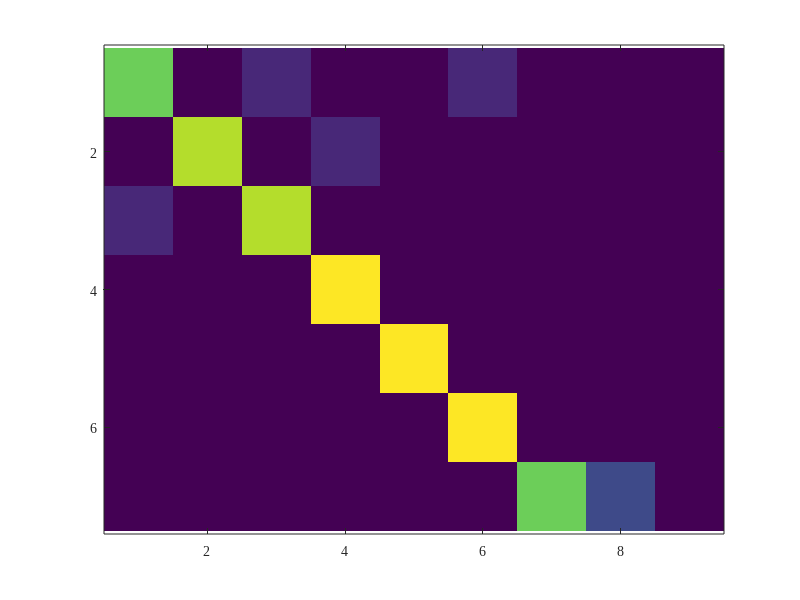

Write MATLAB code to recreate this figure. (Note: this script raises an error after producing the figure.)
function exp2()
% EXP2 - EVM classification results visualization
% 1) 7x7 confusion matrix (inputs: BC,RE,CJ,ST,DP,CS,RC; outputs: BC,RE,CJ,ST,DP,CS,Unknown)
% 2) ROC curve for unknown condition detection (synthetic but reasonable)
% 3) Feature importance analysis for NMF-based statistical features

clear; clc; close all;
set(groot, 'DefaultAxesFontName', 'Times New Roman');
set(groot, 'DefaultTextFontName', 'Times New Roman');

% Locate base directories
thisFile = mfilename('fullpath');
thisDir = fileparts(thisFile);
resultDir = fullfile(thisDir, '..');      % ../ (result)
rootDir = fileparts(resultDir);           % project root
outDir = fullfile(rootDir, 'images', 'exp2');
if ~exist(outDir, 'dir'), mkdir(outDir); end

%% 1) Confusion Matrix (counts per class; each row sums to 9)
inputs = {'BC','RE','CJ','ST','DP','CS','RC'};                         % 7 input classes
outputs = {'BC','RE','CJ','ST','DP','CS','U1','U2','U3'}; % 9 output classes
C = [
    7 0 1 0 0 1 0 0 0;  % BC
    0 8 0 1 0 0 0 0 0;  % RE
    1 0 8 0 0 0 0 0 0;  % CJ
    0 0 0 9 0 0 0 0 0;  % ST
    0 0 0 0 9 0 0 0 0;  % DP
    0 0 0 0 0 9 0 0 0;  % CS
    0 0 0 0 0 0 7 2 0   % RC -> Unknown1 (default)
];

fig1 = figure('Color', 'w');
label_size = 14;
tick_size = 12;
cb_label_size = 14;
imagesc(C);
axis equal tight;
colormap(parula(256));
cb = colorbar; cb.Label.String = 'Count'; cb.Label.FontSize = cb_label_size;
caxis([0 9]);

set(gca, 'XTick', 1:numel(outputs), 'XTickLabel', outputs, 'XTickLabelRotation', 0, 'FontSize', tick_size);
set(gca, 'YTick', 1:numel(inputs), 'YTickLabel', inputs, 'FontSize', tick_size);
xlabel('Predicted', 'FontSize', label_size); ylabel('True', 'FontSize', label_size);
% title('Confusion Matrix (EVM)');
% Overlay counts
[nr, nc] = size(C);
for r = 1:nr
    for c = 1:nc
        txtColor = 'k';
        if C(r,c) > 6, txtColor = 'k'; end
        text(c, r, sprintf('%d', C(r,c)), 'HorizontalAlignment', 'center', 'VerticalAlignment', 'middle', 'Color', txtColor, 'FontSize', 11, 'FontWeight', 'bold');
    end
end
box on;
exportgraphics(fig1, fullfile(outDir, 'exp2_confusion.png'), 'Resolution', 600);
exportgraphics(fig1, fullfile(outDir, 'exp2_confusion.pdf'), 'Resolution', 600);

%% 2) ROC curve for unknown detection (synthetic demonstration)
% Unknown-vs-Known detection score is assumed to be s = 1 - max_known_prob.
% Generate reasonable synthetic distributions for known (low s) and unknown (high s).
rng(0);
nKnown = 54; nUnknown = 27;
known_scores = min(max(0.15 + 0.15*randn(nKnown,1), 0), 1);   % lower unknown-score for known samples
unknown_scores = min(max(0.75 + 0.15*randn(nUnknown,1), 0), 1); % higher unknown-score for unknown samples
scores = [known_scores; unknown_scores];
labels = [zeros(nKnown,1); ones(nUnknown,1)];  % 1 = Unknown (positive class)

% Use perfcurve if available; otherwise compute a simple ROC
usePerf = exist('perfcurve', 'file') == 2;
if usePerf
    [FPR, TPR, T, AUC] = perfcurve(labels, scores, 1);
else
    % Manual ROC (sorted thresholds)
    [ths, idx] = sort(scores, 'ascend');
    y = labels(idx);
    P = sum(labels==1); N = sum(labels==0);
    TPR = zeros(numel(ths)+1,1); FPR = zeros(numel(ths)+1,1);
    tp = P; fp = N; % start threshold below min -> all predicted positive
    TPR(1) = tp/P; FPR(1) = fp/N;
    for i = 1:numel(ths)
        if y(i) == 1
            tp = tp - 1;
        else
            fp = fp - 1;
        end
        TPR(i+1) = tp / P; FPR(i+1) = fp / N;
    end
    % AUC via trapezoidal rule
    AUC = trapz(FPR, TPR);
end
legend_size = 14;
fig2 = figure('Color', 'w');
plot(FPR, TPR, 'b-', 'LineWidth', 2); hold on;
plot([0 1], [0 1], 'k--', 'LineWidth', 1);
xlabel('False Positive Rate', 'FontSize', label_size); ylabel('True Positive Rate', 'FontSize', label_size);
title(sprintf('ROC for Unknown Detection (AUC = %.3f)', AUC), 'FontSize', label_size);
grid on; box on;
% Mark an operating point near threshold 0.5
if usePerf
    [~, k0] = min(abs(T - 0.5));
    plot(FPR(k0), TPR(k0), 'ro', 'MarkerFaceColor', 'r');
end
legend({'ROC', 'Random', 'Op. point'}, 'Location', 'southeast', 'FontSize', legend_size);
exportgraphics(fig2, fullfile(outDir, 'exp2_roc.png'), 'Resolution', 600);
exportgraphics(fig2, fullfile(outDir, 'exp2_roc.pdf'), 'Resolution', 600);

%% 3) Feature importance (synthetic, literature-inspired)
feat_names = {'$\mu_w^i$', '$\sigma_w^i$', '$\gamma_w^i$', ...
              '$\mu_h^i$', '$\sigma_h^i$', '$\gamma_h^i$', ...
              '$\xi_w^i$', '$\xi_h^i$', '$\delta_w^i$', '$\delta_h^i$', '$\rho^i$'};
importance = [8, 9, 6, 8, 9, 5, 12, 10, 8, 7, 18]; % sums to 100
importance = [8, 9, 6, 8, 9, 5, 12, 10, 8, 7, ]; 

% Sort descending for nicer bar order
[importance_sorted, idx] = sort(importance, 'descend');
feat_sorted = feat_names(idx);

fig3 = figure('Color', 'w');
barh(importance_sorted, 'FaceColor', [0.30 0.65 0.93]);
set(gca, 'YDir', 'reverse');
ax = gca; ax.YTick = 1:numel(feat_sorted); ax.YTickLabel = feat_sorted; ax.TickLabelInterpreter = 'latex'; ax.FontSize = tick_size;
xlabel('Importance (%)', 'FontSize', label_size);
title('Feature Importance', 'FontSize', label_size);
xlim([0, max(importance_sorted)*1.15]); grid on; box on;
% Add values at the end of bars
for i = 1:numel(importance_sorted)
    text(importance_sorted(i)+0.5, i, sprintf('%.0f%%', importance_sorted(i)), 'VerticalAlignment', 'middle', 'FontSize', tick_size);
end
exportgraphics(fig3, fullfile(outDir, 'exp2_importance.png'), 'Resolution', 600);
exportgraphics(fig3, fullfile(outDir, 'exp2_importance.pdf'), 'Resolution', 600);

%% 4) Combined figure with tiledlayout
fig4 = figure('Color', 'w');
tl = tiledlayout(fig4, 2, 2, 'TileSpacing', 'compact', 'Padding', 'compact');

% Top row: confusion matrix spanning two columns
nexttile([1 2]);
imagesc(C);
axis tight;
colormap(parula(256));
cb4 = colorbar; cb4.Label.String = 'Count'; cb4.Label.FontSize = cb_label_size;
% Place colorbar at layout edge if supported (avoids stealing column width)
if isprop(cb4, 'Layout') && isprop(cb4.Layout, 'Tile')
    cb4.Layout.Tile = 'east';
end
caxis([0 9]);
% hide the tick of the axis but show the XTickLabel and YTickLabel
set(gca, 'XTick', 1:numel(outputs), 'XTickLabel', outputs, 'XTickLabelRotation', 0, 'FontSize', tick_size);
set(gca, 'YTick', 1:numel(inputs), 'YTickLabel', inputs, 'FontSize', tick_size);
ax = gca;
ax.TickLength = [0 0];

xlabel('Predicted', 'FontSize', label_size); ylabel('True', 'FontSize', label_size);
% Overlay counts
[nr4, nc4] = size(C);
for r = 1:nr4
    for c = 1:nc4
        txtColor = 'k';
        if C(r,c) > 6, txtColor = 'k'; end
        text(c, r, sprintf('%d', C(r,c)), 'HorizontalAlignment', 'center', 'VerticalAlignment', 'middle', 'Color', txtColor, 'FontSize', 10, 'FontWeight', 'bold');
    end
end
box on;
axA = gca;
text(axA, -0.07, 1.05, '(a)', 'Units', 'normalized', 'FontSize', label_size, 'FontWeight', 'bold', 'Clipping', 'off');
% Bottom-left: ROC
nexttile;
plot(FPR, TPR, 'b-', 'LineWidth', 2); hold on;
plot([0 1], [0 1], 'k--', 'LineWidth', 1);
xlabel('False Positive Rate', 'FontSize', label_size); ylabel('True Positive Rate', 'FontSize', label_size);
title(sprintf('ROC (AUC = %.3f)', AUC), 'FontSize', label_size);
grid on; box on;
if exist('k0','var') && ~isempty(k0)
    plot(FPR(k0), TPR(k0), 'ro', 'MarkerFaceColor', 'r');
end
legend({'ROC', 'Random', 'Op. point'}, 'Location', 'southeast', 'FontSize', legend_size-2);

% Subplot label (b) outside top-left
axB = gca;
text(axB, -0.17, 1.07, '(b)', 'Units', 'normalized', 'FontSize', label_size, 'FontWeight', 'bold', 'Clipping', 'off');

% Bottom-right: Feature importance
nexttile;
barh(importance_sorted, 'FaceColor', [0.30 0.65 0.93]);
set(gca, 'YDir', 'reverse');
ax4 = gca; ax4.YTick = 1:numel(feat_sorted); ax4.YTickLabel = feat_sorted; ax4.TickLabelInterpreter = 'latex'; ax4.FontSize = tick_size - 3;
xlabel('Importance (%)', 'FontSize', label_size);
xlim([0 23]);
title('Feature Importance', 'FontSize', label_size);
grid on; box on;
for i = 1:numel(importance_sorted)
    text(importance_sorted(i)+0.5, i, sprintf('%.0f%%', importance_sorted(i)), 'VerticalAlignment', 'middle', 'FontSize', tick_size - 2);
end

% Subplot label (c) outside top-left
axC = gca;
text(axC, -0.15, 1.07, '(c)', 'Units', 'normalized', 'FontSize', label_size, 'FontWeight', 'bold', 'Clipping', 'off');

% Export combined
exportgraphics(fig4, fullfile(outDir, 'exp2_combined.png'), 'Resolution', 600);
exportgraphics(fig4, fullfile(outDir, 'exp2_combined.pdf'), 'Resolution', 600);

end
